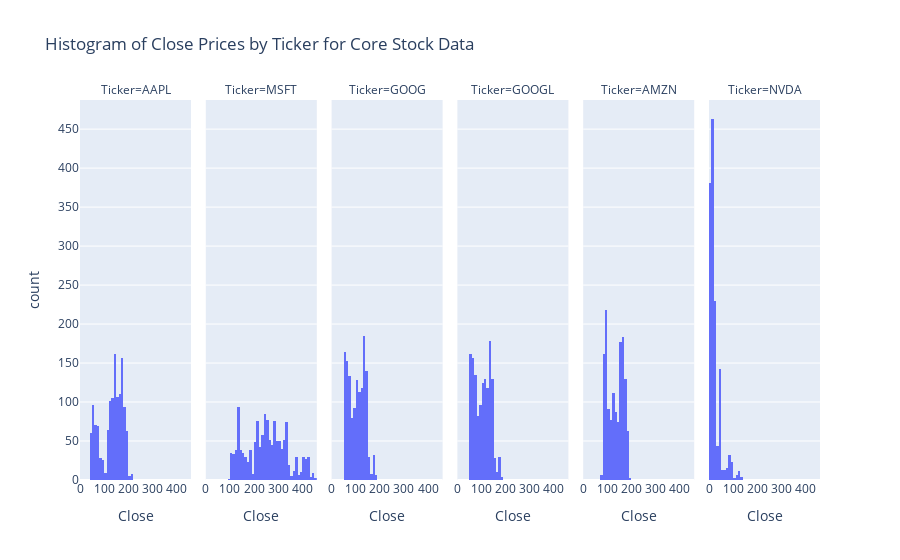

Here is the notebook cell this chart was saved with:
### Code cell
fig = px.histogram(core_df, x = 'Close', facet_col= 'Ticker', nbins = 50, title = 'Histogram of Close Prices by Ticker for Core Stock Data')
fig.show()

### Figure 1 — Plotly figure (JSON) as saved in the notebook; plotly's stock layout.template omitted (floating-point values rounded to 4 significant figures; data arrays with more than 128 entries replaced by an {"elided": "..."} marker saying what was removed)
{"data": [{"alignmentgroup": "True", "bingroup": "x", "hovertemplate": "Ticker=AAPL<br>Close=%{x}<br>count=%{y}<extra></extra>", "legendgroup": "", "marker": {"color": "#636efa", "pattern": {"shape": ""}}, "name": "", "nbinsx": 50, "offsetgroup": "", "orientation": "v", "showlegend": false, "type": "histogram", "x": {"elided": "1333 float values"}, "xaxis": "x", "yaxis": "y"}, {"alignmentgroup": "True", "bingroup": "x", "hovertemplate": "Ticker=MSFT<br>Close=%{x}<br>count=%{y}<extra></extra>", "legendgroup": "", "marker": {"color": "#636efa", "pattern": {"shape": ""}}, "name": "", "nbinsx": 50, "offsetgroup": "", "orientation": "v", "showlegend": false, "type": "histogram", "x": {"elided": "1382 float values"}, "xaxis": "x2", "yaxis": "y2"}, {"alignmentgroup": "True", "bingroup": "x", "hovertemplate": "Ticker=GOOG<br>Close=%{x}<br>count=%{y}<extra></extra>", "legendgroup": "", "marker": {"color": "#636efa", "pattern": {"shape": ""}}, "name": "", "nbinsx": 50, "offsetgroup": "", "orientation": "v", "showlegend": false, "type": "histogram", "x": {"elided": "1382 float values"}, "xaxis": "x3", "yaxis": "y3"}, {"alignmentgroup": "True", "bingroup": "x", "hovertemplate": "Ticker=GOOGL<br>Close=%{x}<br>count=%{y}<extra></extra>", "legendgroup": "", "marker": {"color": "#636efa", "pattern": {"shape": ""}}, "name": "", "nbinsx": 50, "offsetgroup": "", "orientation": "v", "showlegend": false, "type": "histogram", "x": {"elided": "1382 float values"}, "xaxis": "x4", "yaxis": "y4"}, {"alignmentgroup": "True", "bingroup": "x", "hovertemplate": "Ticker=AMZN<br>Close=%{x}<br>count=%{y}<extra></extra>", "legendgroup": "", "marker": {"color": "#636efa", "pattern": {"shape": ""}}, "name": "", "nbinsx": 50, "offsetgroup": "", "orientation": "v", "showlegend": false, "type": "histogram", "x": {"elided": "1382 float values"}, "xaxis": "x5", "yaxis": "y5"}, {"alignmentgroup": "True", "bingroup": "x", "hovertemplate": "Ticker=NVDA<br>Close=%{x}<br>count=%{y}<extra></extra>", "legendgroup": "", "marker": {"color": "#636efa", "pattern": {"shape": ""}}, "name": "", "nbinsx": 50, "offsetgroup": "", "orientation": "v", "showlegend": false, "type": "histogram", "x": {"elided": "1382 float values"}, "xaxis": "x6", "yaxis": "y6"}], "layout": {"annotations": [{"font": {}, "showarrow": false, "text": "Ticker=AAPL", "x": 0.075, "xanchor": "center", "xref": "paper", "y": 1, "yanchor": "bottom", "yref": "paper"}, {"font": {}, "showarrow": false, "text": "Ticker=MSFT", "x": 0.245, "xanchor": "center", "xref": "paper", "y": 1, "yanchor": "bottom", "yref": "paper"}, {"font": {}, "showarrow": false, "text": "Ticker=GOOG", "x": 0.415, "xanchor": "center", "xref": "paper", "y": 1, "yanchor": "bottom", "yref": "paper"}, {"font": {}, "showarrow": false, "text": "Ticker=GOOGL", "x": 0.585, "xanchor": "center", "xref": "paper", "y": 1, "yanchor": "bottom", "yref": "paper"}, {"font": {}, "showarrow": false, "text": "Ticker=AMZN", "x": 0.755, "xanchor": "center", "xref": "paper", "y": 1, "yanchor": "bottom", "yref": "paper"}, {"font": {}, "showarrow": false, "text": "Ticker=NVDA", "x": 0.925, "xanchor": "center", "xref": "paper", "y": 1, "yanchor": "bottom", "yref": "paper"}], "barmode": "relative", "legend": {"tracegroupgap": 0}, "title": {"text": "Histogram of Close Prices by Ticker for Core Stock Data"}, "xaxis": {"anchor": "y", "domain": [0, 0.15], "title": {"text": "Close"}}, "xaxis2": {"anchor": "y2", "domain": [0.17, 0.32], "matches": "x", "title": {"text": "Close"}}, "xaxis3": {"anchor": "y3", "domain": [0.34, 0.49], "matches": "x", "title": {"text": "Close"}}, "xaxis4": {"anchor": "y4", "domain": [0.51, 0.66], "matches": "x", "title": {"text": "Close"}}, "xaxis5": {"anchor": "y5", "domain": [0.68, 0.83], "matches": "x", "title": {"text": "Close"}}, "xaxis6": {"anchor": "y6", "domain": [0.85, 1], "matches": "x", "title": {"text": "Close"}}, "yaxis": {"anchor": "x", "domain": [0, 1], "title": {"text": "count"}}, "yaxis2": {"anchor": "x2", "domain": [0, 1], "matches": "y", "showticklabels": false}, "yaxis3": {"anchor": "x3", "domain": [0, 1], "matches": "y", "showticklabels": false}, "yaxis4": {"anchor": "x4", "domain": [0, 1], "matches": "y", "showticklabels": false}, "yaxis5": {"anchor": "x5", "domain": [0, 1], "matches": "y", "showticklabels": false}, "yaxis6": {"anchor": "x6", "domain": [0, 1], "matches": "y", "showticklabels": false}}}
